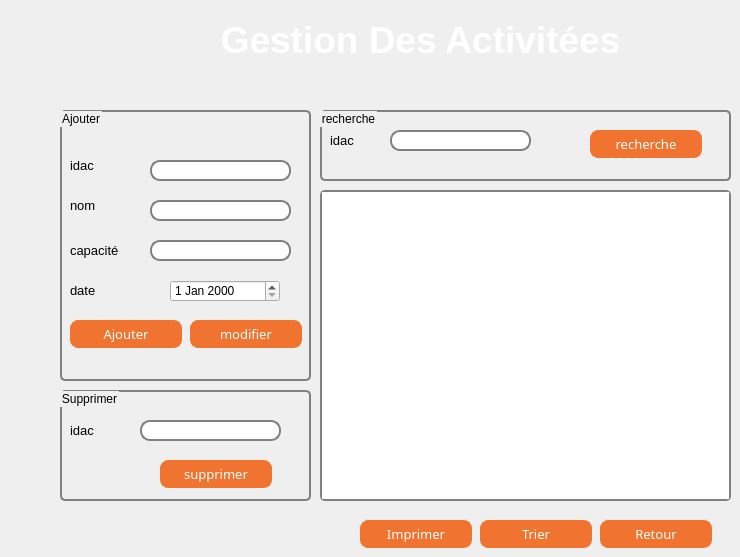
   <widget class="QWidget" name="tab_10">
    <attribute name="title">
     <string>activité</string>
    </attribute>
    <widget class="QTableView" name="tab_ac">
     <property name="geometry">
      <rect>
       <x>320</x>
       <y>190</y>
       <width>411</width>
       <height>311</height>
      </rect>
     </property>
     <property name="styleSheet">
      <string notr="true">QTableView {
     selection-background-color: qlineargradient(x1: 0, y1: 0, x2: 0.5, y2: 0.5,
	color: rgb(0, 0, 127);
                                 stop: 0 #00007f, stop: 1 white);

     


       border: 2px solid gray;
       border-radius: 5px;
}
</string>
     </property>
    </widget>
    <widget class="QPushButton" name="trier_ac">
     <property name="geometry">
      <rect>
       <x>480</x>
       <y>520</y>
       <width>112</width>
       <height>28</height>
      </rect>
     </property>
     <property name="font">
      <font>
       <family>Tw Cen MT Condensed Extra Bold</family>
       <pointsize>10</pointsize>
       <weight>50</weight>
       <italic>false</italic>
       <bold>false</bold>
      </font>
     </property>
     <property name="styleSheet">
      <string notr="true">QPushButton {
	font: 10pt &quot;Tw Cen MT Condensed Extra Bold&quot;;

color: white;
background-color: #f0742f; 
border-width: 1px;
border-color: #f0742f;
border-style: solid;
border-radius: 8;
padding: 3px;
padding-left: 5px;
padding-right: 5px;
min-width: 100px;
max-width: 100px;
min-height: 20px;
max-height: 20px;
}

QPushButton:hover
{
color :black;
}</string>
     </property>
     <property name="text">
      <string>Trier</string>
     </property>
    </widget>
    <widget class="QGroupBox" name="groupBox_1">
     <property name="geometry">
      <rect>
       <x>60</x>
       <y>110</y>
       <width>251</width>
       <height>271</height>
      </rect>
     </property>
     <property name="styleSheet">
      <string notr="true"> QGroupBox {
  
     border: 2px solid gray;
     border-radius: 5px;
     margin-top: 1ex; /* leave space at the top for the title */
 }
 QLineEdit {
     border: 2px solid gray;
     border-radius: 10px;
     padding: 0 8px;
 
 }</string>
     </property>
     <property name="title">
      <string>Ajouter</string>
     </property>
     <widget class="QLabel" name="label_61">
      <property name="geometry">
       <rect>
        <x>10</x>
        <y>40</y>
        <width>111</width>
        <height>31</height>
       </rect>
      </property>
      <property name="text">
       <string>&lt;html&gt;&lt;head/&gt;&lt;body&gt;&lt;p&gt;&lt;span style=&quot; font-size:10pt; color:#000000;&quot;&gt;idac&lt;/span&gt;&lt;/p&gt;&lt;/body&gt;&lt;/html&gt;</string>
      </property>
     </widget>
     <widget class="QLineEdit" name="idac">
      <property name="geometry">
       <rect>
        <x>90</x>
        <y>50</y>
        <width>141</width>
        <height>21</height>
       </rect>
      </property>
     </widget>
     <widget class="QLabel" name="label_62">
      <property name="geometry">
       <rect>
        <x>10</x>
        <y>80</y>
        <width>61</width>
        <height>31</height>
       </rect>
      </property>
      <property name="text">
       <string>&lt;html&gt;&lt;head/&gt;&lt;body&gt;&lt;p&gt;&lt;span style=&quot; font-size:10pt; color:#000000;&quot;&gt;nom&lt;/span&gt;&lt;/p&gt;&lt;/body&gt;&lt;/html&gt;</string>
      </property>
     </widget>
     <widget class="QLineEdit" name="nom_ac">
      <property name="geometry">
       <rect>
        <x>90</x>
        <y>90</y>
        <width>141</width>
        <height>21</height>
       </rect>
      </property>
     </widget>
     <widget class="QLabel" name="label_64">
      <property name="geometry">
       <rect>
        <x>10</x>
        <y>160</y>
        <width>91</width>
        <height>41</height>
       </rect>
      </property>
      <property name="text">
       <string>&lt;html&gt;&lt;head/&gt;&lt;body&gt;&lt;p&gt;&lt;span style=&quot; font-size:10pt; color:#000000;&quot;&gt;date&lt;/span&gt;&lt;/p&gt;&lt;/body&gt;&lt;/html&gt;</string>
      </property>
     </widget>
     <widget class="QLabel" name="label_65">
      <property name="geometry">
       <rect>
        <x>10</x>
        <y>120</y>
        <width>91</width>
        <height>41</height>
       </rect>
      </property>
      <property name="text">
       <string>&lt;html&gt;&lt;head/&gt;&lt;body&gt;&lt;p&gt;&lt;span style=&quot; font-size:10pt; color:#000000;&quot;&gt;capacité&lt;/span&gt;&lt;/p&gt;&lt;/body&gt;&lt;/html&gt;</string>
      </property>
     </widget>
     <widget class="QLineEdit" name="cap_ac">
      <property name="geometry">
       <rect>
        <x>90</x>
        <y>130</y>
        <width>141</width>
        <height>21</height>
       </rect>
      </property>
      <property name="text">
       <string/>
      </property>
     </widget>
     <widget class="QDateEdit" name="date_ac">
      <property name="geometry">
       <rect>
        <x>110</x>
        <y>170</y>
        <width>110</width>
        <height>22</height>
       </rect>
      </property>
     </widget>
     <widget class="QPushButton" name="modifier_ac">
      <property name="geometry">
       <rect>
        <x>130</x>
        <y>210</y>
        <width>112</width>
        <height>28</height>
       </rect>
      </property>
      <property name="font">
       <font>
        <family>Tw Cen MT Condensed Extra Bold</family>
        <pointsize>10</pointsize>
        <weight>50</weight>
        <italic>false</italic>
        <bold>false</bold>
       </font>
      </property>
      <property name="styleSheet">
       <string notr="true">QPushButton {
	font: 10pt &quot;Tw Cen MT Condensed Extra Bold&quot;;

color: white;
background-color: #f0742f; 
border-width: 1px;
border-color: #f0742f;
border-style: solid;
border-radius: 8;
padding: 3px;
padding-left: 5px;
padding-right: 5px;
min-width: 100px;
max-width: 100px;
min-height: 20px;
max-height: 20px;
}

QPushButton:hover
{
color :black;
}</string>
      </property>
      <property name="text">
       <string>modifier</string>
      </property>
     </widget>
     <widget class="QPushButton" name="ajouter_ac">
      <property name="geometry">
       <rect>
        <x>10</x>
        <y>210</y>
        <width>112</width>
        <height>28</height>
       </rect>
      </property>
      <property name="font">
       <font>
        <family>Tw Cen MT Condensed Extra Bold</family>
        <pointsize>10</pointsize>
        <weight>50</weight>
        <italic>false</italic>
        <bold>false</bold>
       </font>
      </property>
      <property name="styleSheet">
       <string notr="true">QPushButton {
	font: 10pt &quot;Tw Cen MT Condensed Extra Bold&quot;;

color: white;
background-color: #f0742f; 
border-width: 1px;
border-color: #f0742f;
border-style: solid;
border-radius: 8;
padding: 3px;
padding-left: 5px;
padding-right: 5px;
min-width: 100px;
max-width: 100px;
min-height: 20px;
max-height: 20px;
}

QPushButton:hover
{
color :black;
}</string>
      </property>
      <property name="text">
       <string>Ajouter</string>
      </property>
     </widget>
    </widget>
    <widget class="QGroupBox" name="groupBox_2">
     <property name="geometry">
      <rect>
       <x>60</x>
       <y>390</y>
       <width>251</width>
       <height>111</height>
      </rect>
     </property>
     <property name="styleSheet">
      <string notr="true"> QGroupBox {
  
     border: 2px solid gray;
     border-radius: 5px;
     margin-top: 1ex; /* leave space at the top for the title */
 }
 QLineEdit {
     border: 2px solid gray;
     border-radius: 10px;
     padding: 0 8px;
 
 }</string>
     </property>
     <property name="title">
      <string>Supprimer</string>
     </property>
     <widget class="QLineEdit" name="idac_3">
      <property name="geometry">
       <rect>
        <x>80</x>
        <y>30</y>
        <width>141</width>
        <height>21</height>
       </rect>
      </property>
     </widget>
     <widget class="QLabel" name="label_67">
      <property name="geometry">
       <rect>
        <x>10</x>
        <y>30</y>
        <width>111</width>
        <height>21</height>
       </rect>
      </property>
      <property name="text">
       <string>&lt;html&gt;&lt;head/&gt;&lt;body&gt;&lt;p&gt;&lt;span style=&quot; font-size:10pt; color:#000000;&quot;&gt;idac&lt;/span&gt;&lt;/p&gt;&lt;/body&gt;&lt;/html&gt;</string>
      </property>
     </widget>
     <widget class="QPushButton" name="fr_supprimer_ac">
      <property name="geometry">
       <rect>
        <x>100</x>
        <y>70</y>
        <width>112</width>
        <height>28</height>
       </rect>
      </property>
      <property name="font">
       <font>
        <family>Tw Cen MT Condensed Extra Bold</family>
        <pointsize>10</pointsize>
        <weight>50</weight>
        <italic>false</italic>
        <bold>false</bold>
       </font>
      </property>
      <property name="styleSheet">
       <string notr="true">QPushButton {
	font: 10pt &quot;Tw Cen MT Condensed Extra Bold&quot;;

color: white;
background-color: #f0742f; 
border-width: 1px;
border-color: #f0742f;
border-style: solid;
border-radius: 8;
padding: 3px;
padding-left: 5px;
padding-right: 5px;
min-width: 100px;
max-width: 100px;
min-height: 20px;
max-height: 20px;
}

QPushButton:hover
{
color :black;
}</string>
      </property>
      <property name="text">
       <string>supprimer</string>
      </property>
     </widget>
    </widget>
    <widget class="QPushButton" name="Imprimer_ac">
     <property name="geometry">
      <rect>
       <x>360</x>
       <y>520</y>
       <width>112</width>
       <height>28</height>
      </rect>
     </property>
     <property name="font">
      <font>
       <family>Tw Cen MT Condensed Extra Bold</family>
       <pointsize>10</pointsize>
       <weight>50</weight>
       <italic>false</italic>
       <bold>false</bold>
      </font>
     </property>
     <property name="styleSheet">
      <string notr="true">QPushButton {
	font: 10pt &quot;Tw Cen MT Condensed Extra Bold&quot;;

color: white;
background-color: #f0742f; 
border-width: 1px;
border-color: #f0742f;
border-style: solid;
border-radius: 8;
padding: 3px;
padding-left: 5px;
padding-right: 5px;
min-width: 100px;
max-width: 100px;
min-height: 20px;
max-height: 20px;
}

QPushButton:hover
{
color :black;
}</string>
     </property>
     <property name="text">
      <string>Imprimer</string>
     </property>
    </widget>
    <widget class="QGroupBox" name="groupBox">
     <property name="geometry">
      <rect>
       <x>320</x>
       <y>110</y>
       <width>411</width>
       <height>71</height>
      </rect>
     </property>
     <property name="styleSheet">
      <string notr="true"> QGroupBox {
  
     border: 2px solid gray;
     border-radius: 5px;
     margin-top: 1ex; /* leave space at the top for the title */
 }
 QLineEdit {
     border: 2px solid gray;
     border-radius: 10px;
     padding: 0 8px;
 
 }</string>
     </property>
     <property name="title">
      <string>recherche</string>
     </property>
     <widget class="QLabel" name="label_68">
      <property name="geometry">
       <rect>
        <x>10</x>
        <y>20</y>
        <width>111</width>
        <height>21</height>
       </rect>
      </property>
      <property name="text">
       <string>&lt;html&gt;&lt;head/&gt;&lt;body&gt;&lt;p&gt;&lt;span style=&quot; font-size:10pt; color:#000000;&quot;&gt;idac&lt;/span&gt;&lt;/p&gt;&lt;/body&gt;&lt;/html&gt;</string>
      </property>
     </widget>
     <widget class="QLineEdit" name="idac_2">
      <property name="geometry">
       <rect>
        <x>70</x>
        <y>20</y>
        <width>141</width>
        <height>21</height>
       </rect>
      </property>
     </widget>
     <widget class="QPushButton" name="fr_recherche_ac">
      <property name="geometry">
       <rect>
        <x>270</x>
        <y>20</y>
        <width>112</width>
        <height>28</height>
       </rect>
      </property>
      <property name="font">
       <font>
        <family>Tw Cen MT Condensed Extra Bold</family>
        <pointsize>10</pointsize>
        <weight>50</weight>
        <italic>false</italic>
        <bold>false</bold>
       </font>
      </property>
      <property name="styleSheet">
       <string notr="true">QPushButton {
	font: 10pt &quot;Tw Cen MT Condensed Extra Bold&quot;;

color: white;
background-color: #f0742f; 
border-width: 1px;
border-color: #f0742f;
border-style: solid;
border-radius: 8;
padding: 3px;
padding-left: 5px;
padding-right: 5px;
min-width: 100px;
max-width: 100px;
min-height: 20px;
max-height: 20px;
}

QPushButton:hover
{
color :black;
}</string>
      </property>
      <property name="text">
       <string>recherche</string>
      </property>
     </widget>
    </widget>
    <widget class="QLabel" name="label_14">
     <property name="geometry">
      <rect>
       <x>190</x>
       <y>10</y>
       <width>461</width>
       <height>61</height>
      </rect>
     </property>
     <property name="text">
      <string>&lt;html&gt;&lt;head/&gt;&lt;body&gt;&lt;p align=&quot;center&quot;&gt;&lt;span style=&quot; font-size:28pt; font-weight:600; color:#ffffff;&quot;&gt;Gestion Des Activitées&lt;/span&gt;&lt;/p&gt;&lt;/body&gt;&lt;/html&gt;</string>
     </property>
    </widget>
    <widget class="QPushButton" name="retour">
     <property name="geometry">
      <rect>
       <x>600</x>
       <y>520</y>
       <width>112</width>
       <height>28</height>
      </rect>
     </property>
     <property name="font">
      <font>
       <family>Tw Cen MT Condensed Extra Bold</family>
       <pointsize>10</pointsize>
       <weight>50</weight>
       <italic>false</italic>
       <bold>false</bold>
      </font>
     </property>
     <property name="toolTip">
      <string>&lt;html&gt;&lt;head/&gt;&lt;body&gt;&lt;p&gt;&lt;span style=&quot; font-weight:600;&quot;&gt;retour&lt;/span&gt;&lt;/p&gt;&lt;/body&gt;&lt;/html&gt;</string>
     </property>
     <property name="styleSheet">
      <string notr="true">QPushButton {
	font: 10pt &quot;Tw Cen MT Condensed Extra Bold&quot;;

color: white;
background-color: #f0742f; 
border-width: 1px;
border-color: #f0742f;
border-style: solid;
border-radius: 8;
padding: 3px;
padding-left: 5px;
padding-right: 5px;
min-width: 100px;
max-width: 100px;
min-height: 20px;
max-height: 20px;
}

QPushButton:hover
{
color :black;
}</string>
     </property>
     <property name="text">
      <string>Retour</string>
     </property>
    </widget>
   </widget>
